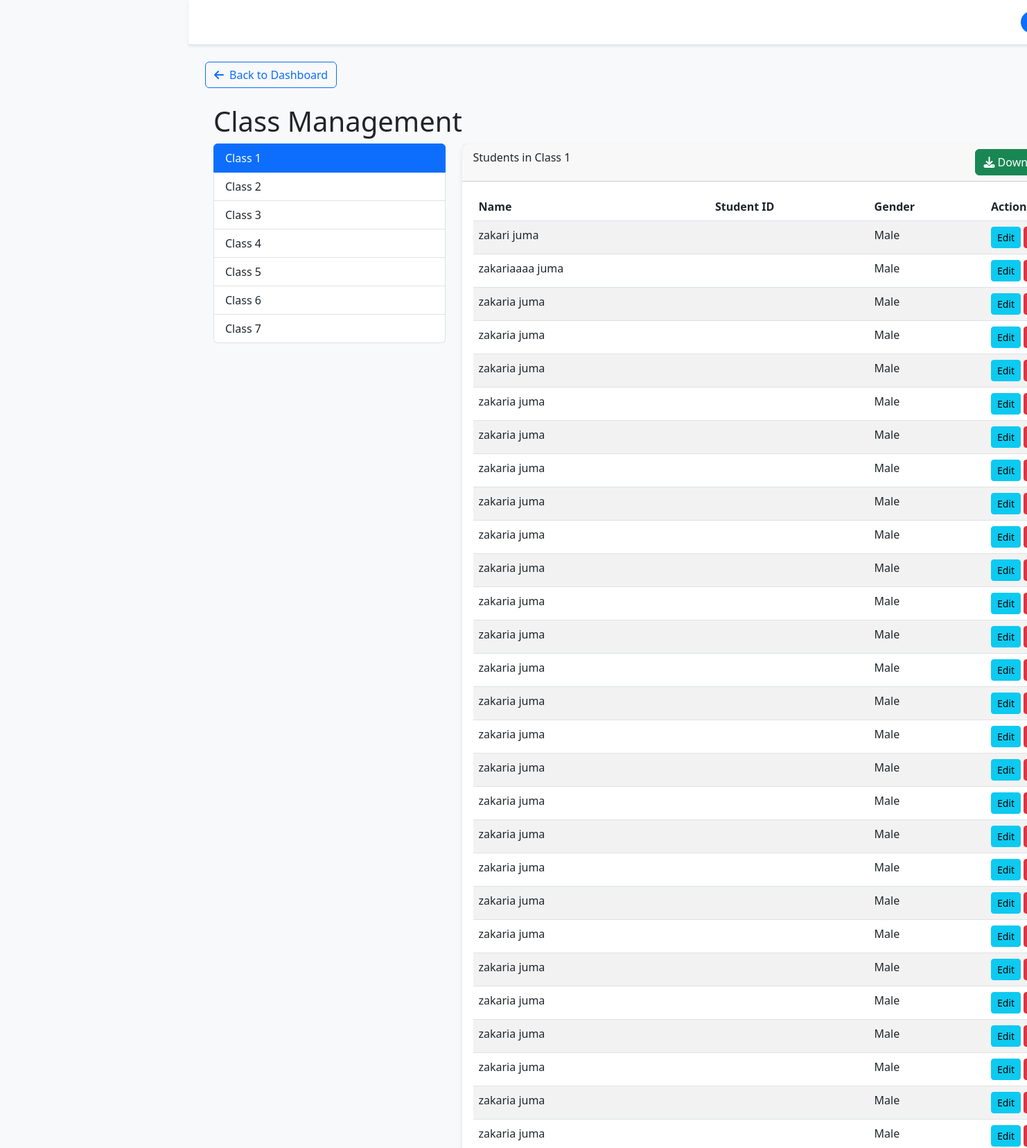
/primary_dashboard/classes/ (signed in, upper part), run on the app's committed database.
### primary_dashboard/models.py (models this page shows, shortened)
class Class(models.Model):
    CLASS_CHOICES = [(str(i), f"Class {i}") for i in range(1, 8)]
    name = models.CharField(max_length=10, choices=CLASS_CHOICES, unique=True)
    class_teacher = models.ForeignKey(settings.AUTH_USER_MODEL, on_delete=models.SET_NULL, null=True)
    subjects = models.ManyToManyField(Subject)

class Student(models.Model):
    GENDER_CHOICES = [
        ('M', 'Male'),
        ('F', 'Female'),
    ]
    first_name = models.CharField(max_length=50)
    middle_name = models.CharField(max_length=50)
    last_name = models.CharField(max_length=50)
    gender = models.CharField(max_length=1, choices=GENDER_CHOICES)
    date_of_birth = models.DateField(null=True, blank=True)
    admission_date = models.DateField(auto_now_add=True)
    current_class = models.ForeignKey(Class, on_delete=models.SET_NULL, null=True)
    parent = models.ForeignKey(Parent, on_delete=models.SET_NULL, null=True, related_name='children')

### primary_dashboard/views.py (the view)
# urls.py: path('classes/', classes_view, name='classes'),
@login_required
def classes_view(request):
    teacher = request.user
    if request.method == 'POST' and request.POST.get('action') == 'create_class':
        form = ClassForm(request.POST, teacher=teacher)
        if form.is_valid():
            class_instance = form.save(commit=False)
            class_instance.class_teacher = teacher
            class_instance.save()
            form.save_m2m()  # Needed for ManyToMany fields
            messages.success(request, 'Class added successfully!')
            return redirect('primary_dashboard:classes')
    else:
        form = ClassForm(teacher=teacher)
    forms_qs = Class.objects.all().order_by('name')
    selected_id = request.GET.get('class_id')
    selected_form = None
    if selected_id:
        try:
            selected_form = Class.objects.get(id=selected_id)
        except Class.DoesNotExist:
            selected_form = None
    if not selected_form:
        selected_form = forms_qs.first()
    students = Student.objects.filter(current_class=selected_form) if selected_form else Student.objects.none()
    student_form = StudentModalForm()
    context = {
        'forms': forms_qs,
        'selected_form': selected_form,
        'students': students,
        'form': student_form,
    }
    return render(request, 'primary_dashboard/class_management.html', context)

### primary_dashboard/context_processors.py (called while the page is built)
def classes_context(request):
    classes = Class.objects.all()
    return {'classes': classes}

def teacher_context(request):
    teachers = User.objects.filter(groups__name='Teachers')
    total_teachers = teachers.count()
    return {
        'teachers': teachers,
        'total_teachers': total_teachers
    }

def unread_notifications(request):
    if not request.user.is_authenticated:
        return {'unread_notifications': 0, 'primary_unread': 0, 'secondary_unread': 0}
    try:
        from .models import Notification as PrimaryNotification
        from secondary_dashboard.models import Notification as SecondaryNotification
        primary_unread = PrimaryNotification.objects.filter(is_active=True).exclude(read_by=request.user).count()
        secondary_unread = SecondaryNotification.objects.filter(is_active=True).exclude(read_by=request.user).count()
        total = primary_unread + secondary_unread
    except Exception:
        primary_unread = 0
        secondary_unread = 0
        total = 0
    return {
        'unread_notifications': total,
        'primary_unread': primary_unread,
        'secondary_unread': secondary_unread,
    }

### secondary_dashboard/context_processors.py (called while the page is built)
def secondary_teachers(request):
    teachers = Teacher.objects.filter(school_level='secondary').order_by('first_name', 'last_name')
    return {'secondary_teachers': teachers}

### primary_dashboard/templates/primary_dashboard/class_management.html (shortened to what this page needs)
{% extends "primary_dashboard/base.html" %}
{% load static %}
{% block content %}
<div class="container-fluid">
    <h1 class="mt-4">Class Management</h1>
    <div class="row">
        <div class="col-md-3">
            <div class="list-group">
                {% for form in forms %}
                    <a href="{% url 'primary_dashboard:classes' %}?class_id={{ form.id }}" class="list-group-item list-group-item-action {% if selected_form and selected_form.id == form.id %}active{% endif %}">
                        {{ form.get_name_display }}
                    </a>
                {% endfor %}
            </div>
        </div>
        <div class="col-md-9">
            <div class="card">
                <div class="card-header">
                    Students in {{ selected_form.get_name_display|default:"No Class Selected" }}
                    <div class="float-end">
                        {% if selected_form %}
                        <a href="{% url 'primary_dashboard:export_students_excel' selected_form.id %}" class="btn btn-success me-2">
                            <i class="fas fa-download me-1"></i>Download Excel
                        </a>
                        {% endif %}
                    </div>
                </div>
                <div class="card-body">
                    <table class="table table-striped">
                        <thead>
                            <tr>
                                <th>Name</th>
                                <th>Student ID</th>
                                <th>Gender</th>
                                <th>Actions</th>
                            </tr>
                        </thead>
                        <tbody>
                            {% for student in students %}
                            <tr>
                                <td>{{ student.first_name }} {{ student.last_name }}</td>
                                <td>{{ student.student_id }}</td>
                                <td>{{ student.get_gender_display }}</td>
                                <td>
                                    <a href="{% url 'primary_dashboard:edit_student' student.pk %}" class="btn btn-sm btn-info">Edit</a>
                                    <a href="{% url 'primary_dashboard:delete_student' student.pk %}" class="btn btn-sm btn-danger">Delete</a>
                                </td>
                            </tr>
                            {% empty %}
                            <tr>
                                <td colspan="4">No students in this class.</td>
                            </tr>
                            {% endfor %}
                        </tbody>
                    </table>
                </div>
            </div>
        </div>
    </div>
</div>
{% endblock %}

### base/static/base/primary_dashboard_base.css (style rules this page uses)
body { background-color: #f8f9fa; }
.card { border: none; border-radius: 10px; box-shadow: 0 4px 6px rgba(0, 0, 0, 0.1); transition: transform 0.3s ease; }

### data on the page
Class: name "Class 1"
Class: name "Class 2"
Class: name "Class 3"
Class: name "Class 4"
Class: name "Class 5"
Class: name "Class 6"
Class: name "Class 7"
Student: first_name "zakari", last_name "juma", gender "Male"
Student: first_name "zakariaaaa", last_name "juma", gender "Male"
Student: first_name "zakaria", last_name "juma", gender "Male"
Student: first_name "zakaria", last_name "juma", gender "Male"
Student: first_name "zakaria", last_name "juma", gender "Male"
Student: first_name "zakaria", last_name "juma", gender "Male"
Student: first_name "zakaria", last_name "juma", gender "Male"
Student: first_name "zakaria", last_name "juma", gender "Male"
Student: first_name "zakaria", last_name "juma", gender "Male"
Student: first_name "zakaria", last_name "juma", gender "Male"
Student: first_name "zakaria", last_name "juma", gender "Male"
Student: first_name "zakaria", last_name "juma", gender "Male"
Student: first_name "zakaria", last_name "juma", gender "Male"
Student: first_name "zakaria", last_name "juma", gender "Male"
Student: first_name "zakaria", last_name "juma", gender "Male"
Student: first_name "zakaria", last_name "juma", gender "Male"
Student: first_name "zakaria", last_name "juma", gender "Male"
Student: first_name "zakaria", last_name "juma", gender "Male"
Student: first_name "zakaria", last_name "juma", gender "Male"
Student: first_name "zakaria", last_name "juma", gender "Male"
Student: first_name "zakaria", last_name "juma", gender "Male"
Student: first_name "zakaria", last_name "juma", gender "Male"
Student: first_name "zakaria", last_name "juma", gender "Male"
Student: first_name "zakaria", last_name "juma", gender "Male"
Student: first_name "zakaria", last_name "juma", gender "Male"
Student: first_name "zakaria", last_name "juma", gender "Male"
Student: first_name "zakaria", last_name "juma", gender "Male"
Student: first_name "zakaria", last_name "juma", gender "Male"
